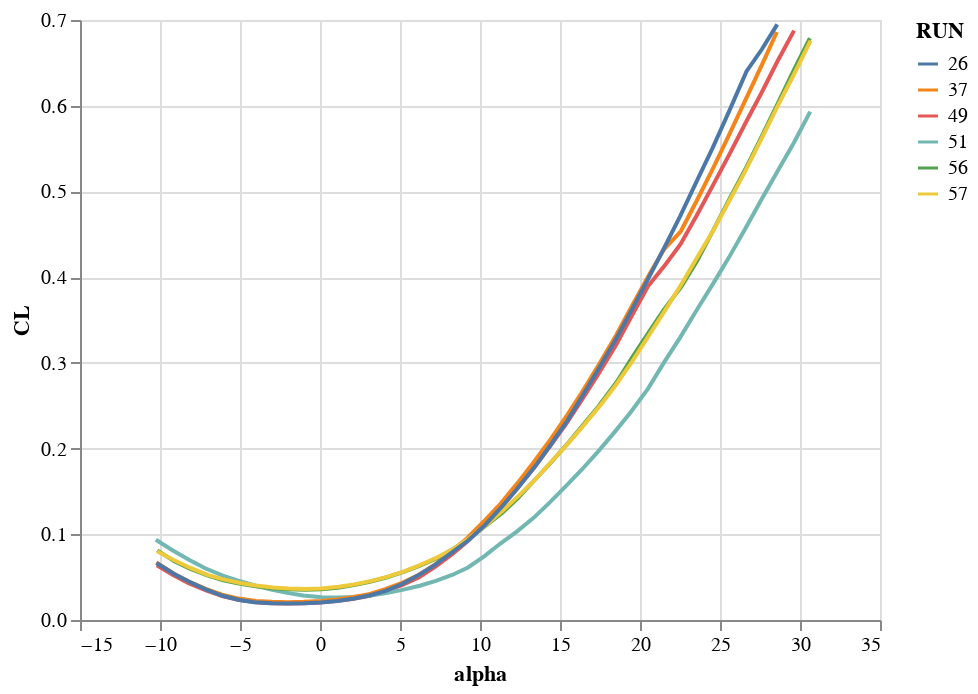

Source (notebook cell):
### Code cell
df = df_data_sub
df['RUN'] = df['RUN'].astype(str)
chart  = alt.Chart(df).mark_line().encode(
    x=alt.X('ALPHAC', axis=alt.Axis(title='alpha')),
    y=alt.Y('CDSA', axis=alt.Axis(title='CL')),
    color = alt.Color('RUN:N'))
# chart.configure_legend(
#     strokeColor='gray',
#     fillColor='#EEEEEE',
#     padding=10,
#     cornerRadius=10,
#     # orient='top-right'
# )
#chart.save('chart1.html')
chart.display()

### Figure 1 — Vega-Lite specification as saved in the notebook (floating-point values rounded to 4 significant figures; data arrays with more than 128 entries replaced by an {"elided": "..."} marker saying what was removed)
{"config": {"view": {"continuousWidth": 400, "continuousHeight": 300}}, "data": {"name": "data-c0328bb472d8bf7484ef11053adaf164"}, "mark": "line", "encoding": {"color": {"field": "RUN", "type": "nominal"}, "x": {"axis": {"title": "alpha"}, "field": "ALPHAC", "type": "quantitative"}, "y": {"axis": {"title": "CL"}, "field": "CDSA", "type": "quantitative"}}, "$schema": "https://vega.github.io/schema/vega-lite/v4.17.0.json", "datasets": {"data-c0328bb472d8bf7484ef11053adaf164": {"elided": "240 records"}}}
